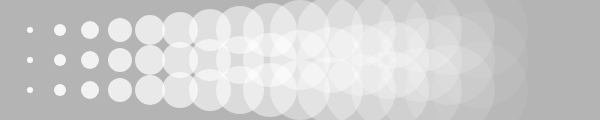
Frame 1 (no input)
Frame 60 (no input): identical to frame 1, image omitted
Frame 120 (the mouse pressed at the canvas centre since frame 60): identical to frame 1, image omitted

The p5.js sketch that drew this single still picture (run headless with seeded random() and noise() and a simulated clock; from frame 60 on, the mouse is pressed at the canvas centre):

// p5.js sketch
// ── sketch.js
function setup() {
  createCanvas(600, 120);
  noStroke();
}

function draw() {
  background(180);

  for(var x = 30; x < width; x = x + 30){
    for(var y = 30; y < height; y = y + 30){
    	fill(255, 255 - x/2);
	    ellipse(x, y, x/5, x/5);
	  }
  }
  
}
